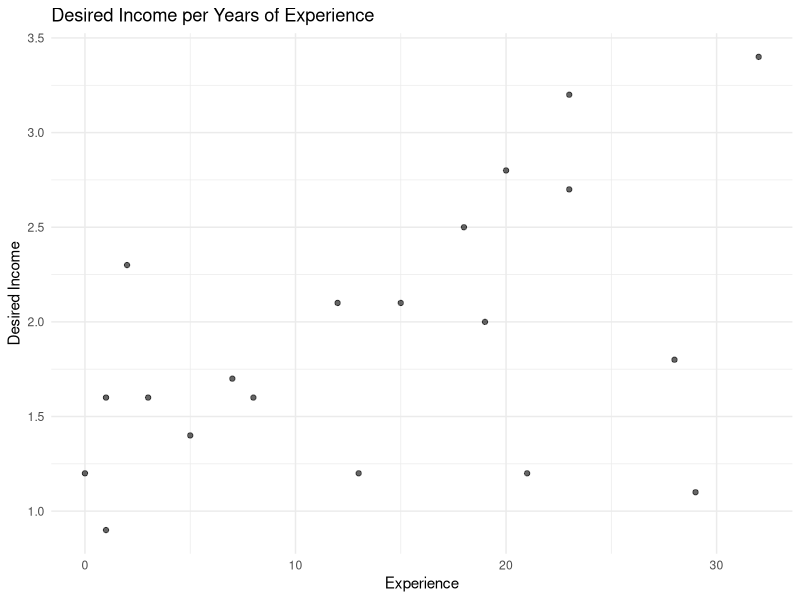
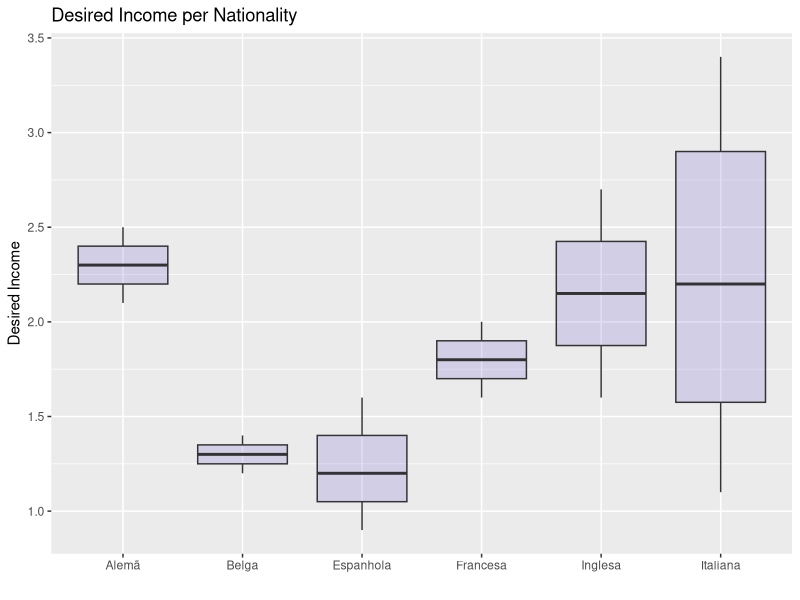
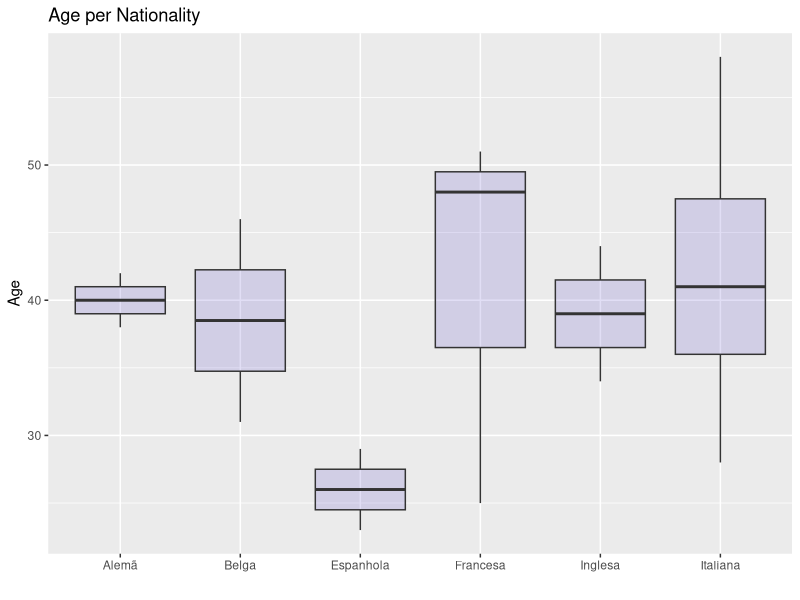

The R script that drew these images, in order:
library(ggplot2) #Biblioteca para os gráficos

#------------------------ AGE
age <- c(28, 34, 46, 26, 37, 29, 51, 31,
         39, 43, 58, 44, 25, 23, 52, 42, 48, 33, 38, 46)
#vetor de idades
age_ord <- sort(age)
age_ord
#ordenando o vetor

ageMean <- mean(age) #cálculo da média pelo R - 38.65
ageMedian <- median(age) #cálculo da mediana pelo R - 38.5 
ageSD <- sd(age) #cálculo do desvio padrão pelo R - 9.9275
ageMean; ageMedian; ageSD 

#------------------------ DESIRED INCOME
dI <- c(2.3, 1.6, 1.2, 0.9, 2.1, 1.6, 1.8, 1.4, 1.2, 2.8, 3.4, 2.7, 1.6, 1.2, 1.1, 2.5, 2.0, 1.7, 2.1, 3.2)
dIord <- sort(dI)
dIord
#vetor ordenado de pretensão salarial

dImean <- mean(dI) #cálculo da média pelo R - 1.92
dImedian <- median(dI) #cálculo da mediana pelo R - 1.75
dIsd <- sd(dI)  #cálculo do desvio padrão pelo R - 0.7134792
dImean; dImedian; dIsd

#------------------------ YEARS OF EXPERIENCE
expY <- c(2, 8, 21, 1, 15, 3, 28, 5, 13, 20, 32, 23, 1, 0, 29, 18, 19, 7, 12, 23)
expYord <- sort(expY)
expYord

expYmean <- mean(expY) #cálculo da média pelo R - 14
expYmedian <- median(expY)  #cálculo da mediana pelo R - 14
expYsd <- sd(expY)  #cálculo do desvio padrão pelo R - 10.27004
expYmean; expYmedian; expYsd

#------------------------ NATIONALITY
nationality <- c("Italiana", "Inglesa", "Belga", "Espanhola", "Italiana", 
                 "Espanhola", "Francesa", "Belga", "Italiana", "Italiana", 
                 "Italiana", "Inglesa", "Francesa", "Espanhola", "Italiana",   
                 "Alemã", "Francesa", "Italiana", "Alemã", "Italiana")
nationalityOrd <- sort(nationality)
nationalityOrd
#vetor de nacionalidade


#------------------------ DATA FRAME SET
df <- data.frame(age, nationality, dI, expY)
df
#criando um data set (data.frame) com os dados fornecidos

#------------------------ SCATTERPLOT
png("/home/victor/github/TI0111--STATISTICS/homework1/DIyear.png", width = 800, height = 600)
ggplot(data = df, aes(x = expY, y = dI)) +
  geom_point(alpha = 0.6) +
  labs(
    title = "Desired Income per Years of Experience",
    x = "Experience",
    y = "Desired Income"
  ) +
  theme_minimal()
dev.off()
#plotando e salvando o scatterplot de pretensão salarial por anos de experiência



#------------------------ BOX PLOTS
png("/home/victor/github/TI0111--STATISTICS/homework1/diNationality.png", width = 800, height = 600)
ggplot(df, aes(x=as.factor(nationality), y=dI)) + 
    geom_boxplot(fill="slateblue", alpha=0.2) + 
    ylab("Desired Income") +
    xlab("") +
    ggtitle("Desired Income per Nationality")
dev.off()
getwd()
#plotando e salvando o boxplot de pretensão salarial por nacionalidade

png("/home/victor/github/TI0111--STATISTICS/homework1/ageNationality.png", width = 800, height = 600)
ggplot(df, aes(x=as.factor(nationality), y=age)) + 
    geom_boxplot(fill="slateblue", alpha=0.2) + 
    ylab("Age") +
    xlab("") +
    ggtitle("Age per Nationality")
dev.off()
#plotando e salvando o boxplot de idade por nacionalidade
